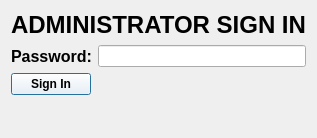
<?xml version="1.0" encoding="UTF-8"?>
<ui version="4.0">
 <class>AdminLogIn</class>
 <widget class="QDialog" name="AdminLogIn">
  <property name="geometry">
   <rect>
    <x>0</x>
    <y>0</y>
    <width>313</width>
    <height>138</height>
   </rect>
  </property>
  <property name="windowTitle">
   <string>Dialog</string>
  </property>
  <layout class="QFormLayout" name="formLayout">
   <item row="0" column="0" colspan="2">
    <widget class="QLabel" name="label">
     <property name="font">
      <font>
       <family>Arial</family>
       <pointsize>18</pointsize>
       <bold>true</bold>
      </font>
     </property>
     <property name="text">
      <string>ADMINISTRATOR SIGN IN</string>
     </property>
     <property name="alignment">
      <set>Qt::AlignCenter</set>
     </property>
    </widget>
   </item>
   <item row="1" column="0">
    <widget class="QLabel" name="label_2">
     <property name="font">
      <font>
       <pointsize>12</pointsize>
       <bold>true</bold>
      </font>
     </property>
     <property name="text">
      <string>Password:</string>
     </property>
    </widget>
   </item>
   <item row="1" column="1">
    <widget class="QLineEdit" name="lineEdit"/>
   </item>
   <item row="2" column="0">
    <widget class="QPushButton" name="pushButton">
     <property name="font">
      <font>
       <family>Arial</family>
       <bold>true</bold>
      </font>
     </property>
     <property name="styleSheet">
      <string notr="true">QPushButton {
	background: white;
}
QPushButton:pressed {
	background: #A9A9A9;
}
</string>
     </property>
     <property name="text">
      <string>Sign In</string>
     </property>
    </widget>
   </item>
  </layout>
 </widget>
 <resources/>
 <connections/>
</ui>
